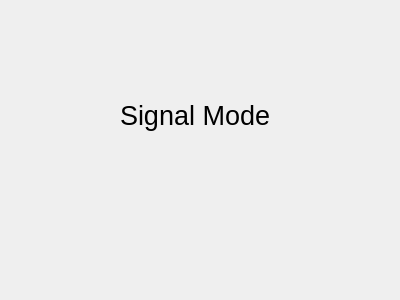
<?xml version="1.0" encoding="UTF-8"?>
<ui version="4.0">
 <class>Form</class>
 <widget class="QWidget" name="Form">
  <property name="geometry">
   <rect>
    <x>0</x>
    <y>0</y>
    <width>400</width>
    <height>300</height>
   </rect>
  </property>
  <property name="windowTitle">
   <string>Form</string>
  </property>
  <widget class="QLabel" name="label">
   <property name="geometry">
    <rect>
     <x>120</x>
     <y>100</y>
     <width>161</width>
     <height>31</height>
    </rect>
   </property>
   <property name="font">
    <font>
     <pointsize>20</pointsize>
    </font>
   </property>
   <property name="text">
    <string>Signal Mode</string>
   </property>
   <property name="textFormat">
    <enum>Qt::PlainText</enum>
   </property>
  </widget>
 </widget>
 <resources/>
 <connections/>
</ui>
